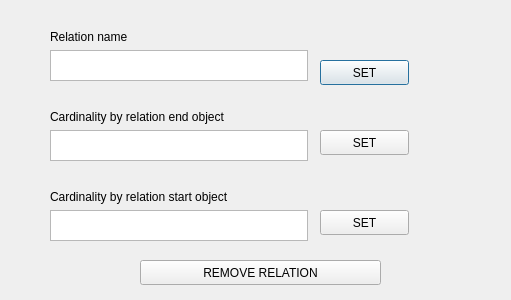
<?xml version="1.0" encoding="UTF-8"?>
<ui version="4.0">
 <class>EditRelationDialog</class>
 <widget class="QDialog" name="EditRelationDialog">
  <property name="geometry">
   <rect>
    <x>0</x>
    <y>0</y>
    <width>511</width>
    <height>300</height>
   </rect>
  </property>
  <property name="windowTitle">
   <string>Dialog</string>
  </property>
  <widget class="QPushButton" name="btnSetRelationName">
   <property name="geometry">
    <rect>
     <x>320</x>
     <y>60</y>
     <width>89</width>
     <height>25</height>
    </rect>
   </property>
   <property name="text">
    <string>SET</string>
   </property>
  </widget>
  <widget class="QPushButton" name="btnSetCardinalityEnd">
   <property name="geometry">
    <rect>
     <x>320</x>
     <y>130</y>
     <width>89</width>
     <height>25</height>
    </rect>
   </property>
   <property name="text">
    <string>SET</string>
   </property>
  </widget>
  <widget class="QPushButton" name="btnSetCardinalityStart">
   <property name="geometry">
    <rect>
     <x>320</x>
     <y>210</y>
     <width>89</width>
     <height>25</height>
    </rect>
   </property>
   <property name="text">
    <string>SET</string>
   </property>
  </widget>
  <widget class="QPushButton" name="btnRemoveRelation">
   <property name="geometry">
    <rect>
     <x>140</x>
     <y>260</y>
     <width>241</width>
     <height>25</height>
    </rect>
   </property>
   <property name="text">
    <string>REMOVE RELATION</string>
   </property>
  </widget>
  <widget class="QWidget" name="">
   <property name="geometry">
    <rect>
     <x>50</x>
     <y>30</y>
     <width>258</width>
     <height>51</height>
    </rect>
   </property>
   <layout class="QVBoxLayout" name="verticalLayout">
    <item>
     <widget class="QLabel" name="label">
      <property name="text">
       <string>Relation name</string>
      </property>
     </widget>
    </item>
    <item>
     <widget class="QTextEdit" name="txtRelationName"/>
    </item>
   </layout>
  </widget>
  <widget class="QWidget" name="">
   <property name="geometry">
    <rect>
     <x>50</x>
     <y>190</y>
     <width>258</width>
     <height>51</height>
    </rect>
   </property>
   <layout class="QVBoxLayout" name="verticalLayout_2">
    <item>
     <widget class="QLabel" name="label_2">
      <property name="text">
       <string>Cardinality by relation start object</string>
      </property>
     </widget>
    </item>
    <item>
     <widget class="QTextEdit" name="txtCardinalityStart"/>
    </item>
   </layout>
  </widget>
  <widget class="QWidget" name="">
   <property name="geometry">
    <rect>
     <x>50</x>
     <y>110</y>
     <width>258</width>
     <height>51</height>
    </rect>
   </property>
   <layout class="QVBoxLayout" name="verticalLayout_3">
    <item>
     <widget class="QLabel" name="label_3">
      <property name="text">
       <string>Cardinality by relation end object</string>
      </property>
     </widget>
    </item>
    <item>
     <widget class="QTextEdit" name="txtCardinalityEnd"/>
    </item>
   </layout>
  </widget>
 </widget>
 <resources/>
 <connections/>
</ui>
